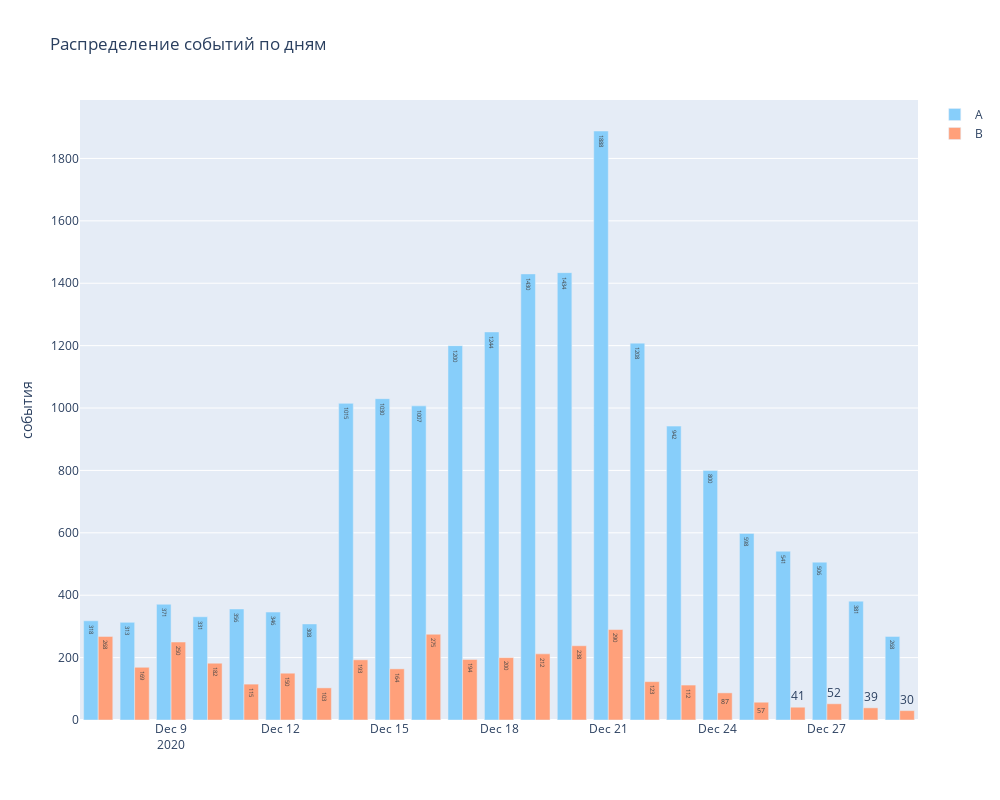

The code cell stored with this chart in its notebook:
### Code cell
final_ab['event_dt'] = final_ab['event_dt'].dt.date
events_dt = final_ab.groupby(['group', 'event_dt']).agg({'event_name' : 'count'}).reset_index()


fig = go.Figure(data=[
    go.Bar(name='A', 
           x=events_dt.loc[events_dt['group'] == "A", 'event_dt'],
           y=events_dt.loc[events_dt['group'] == "A", 'event_name'],
           text=events_dt.loc[events_dt['group'] == "A", 'event_name'],
           textposition='auto',
           marker_color='LightSkyBlue'),
    go.Bar(name='B', 
           x=events_dt.loc[events_dt['group'] == "B", 'event_dt'], 
           y=events_dt.loc[events_dt['group'] == "B", 'event_name'],
           text=events_dt.loc[events_dt['group'] == "B", 'event_name'],
           textposition='auto',
           marker_color='lightsalmon')
])

fig.update_layout(height=800, width=1000, barmode='group', title_text= 'Распределение событий по дням')
fig.update_yaxes(title_text='события')
fig.show()

### Figure 1 — Plotly figure (JSON) as saved in the notebook; plotly's stock layout.template omitted (floating-point values rounded to 4 significant figures)
{"data": [{"marker": {"color": "LightSkyBlue"}, "name": "A", "text": [318, 313, 371, 331, 356, 346, 308, 1015, 1030, 1007, 1200, 1244, 1430, 1434, 1888, 1208, 942, 800, 598, 541, 506, 381, 268], "textposition": "auto", "type": "bar", "x": ["2020-12-07", "2020-12-08", "2020-12-09", "2020-12-10", "2020-12-11", "2020-12-12", "2020-12-13", "2020-12-14", "2020-12-15", "2020-12-16", "2020-12-17", "2020-12-18", "2020-12-19", "2020-12-20", "2020-12-21", "2020-12-22", "2020-12-23", "2020-12-24", "2020-12-25", "2020-12-26", "2020-12-27", "2020-12-28", "2020-12-29"], "y": [318, 313, 371, 331, 356, 346, 308, 1015, 1030, 1007, 1200, 1244, 1430, 1434, 1888, 1208, 942, 800, 598, 541, 506, 381, 268]}, {"marker": {"color": "lightsalmon"}, "name": "B", "text": [268, 169, 250, 182, 115, 150, 103, 193, 164, 275, 194, 200, 212, 238, 290, 123, 112, 87, 57, 41, 52, 39, 30], "textposition": "auto", "type": "bar", "x": ["2020-12-07", "2020-12-08", "2020-12-09", "2020-12-10", "2020-12-11", "2020-12-12", "2020-12-13", "2020-12-14", "2020-12-15", "2020-12-16", "2020-12-17", "2020-12-18", "2020-12-19", "2020-12-20", "2020-12-21", "2020-12-22", "2020-12-23", "2020-12-24", "2020-12-25", "2020-12-26", "2020-12-27", "2020-12-28", "2020-12-29"], "y": [268, 169, 250, 182, 115, 150, 103, 193, 164, 275, 194, 200, 212, 238, 290, 123, 112, 87, 57, 41, 52, 39, 30]}], "layout": {"barmode": "group", "height": 800, "title": {"text": "Распределение событий по дням"}, "width": 1000, "yaxis": {"title": {"text": "события"}}}}
